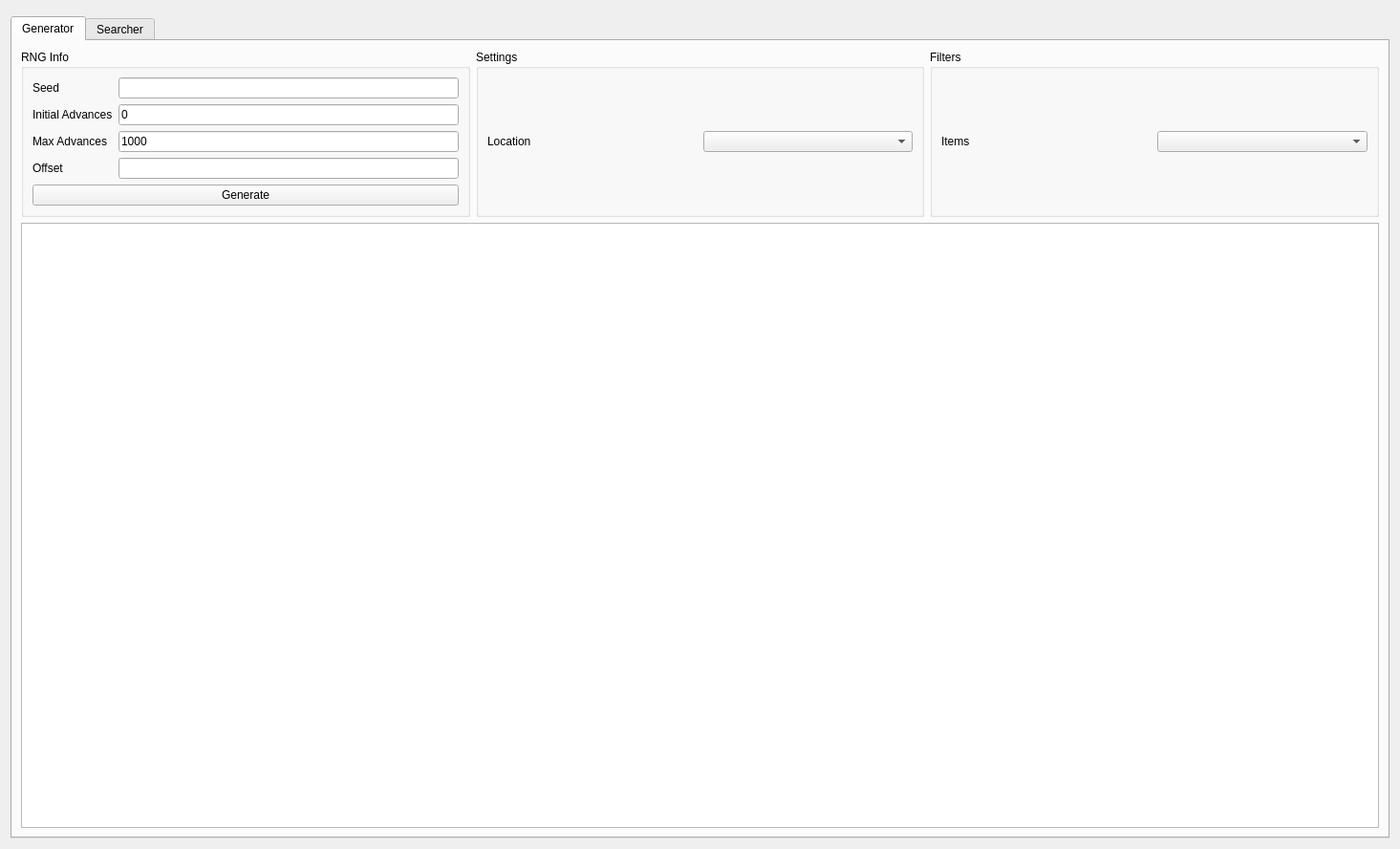
<?xml version="1.0" encoding="UTF-8"?>
<ui version="4.0">
 <class>Phenomenon</class>
 <widget class="QWidget" name="Phenomenon">
  <property name="geometry">
   <rect>
    <x>0</x>
    <y>0</y>
    <width>1465</width>
    <height>888</height>
   </rect>
  </property>
  <property name="windowTitle">
   <string>Phenomenon</string>
  </property>
  <layout class="QVBoxLayout" name="verticalLayout">
   <item>
    <widget class="ProfileDisplay5" name="profileDisplay" native="true"/>
   </item>
   <item>
    <widget class="TabWidget" name="tabRNGSelector">
     <widget class="QWidget" name="tabGenerator">
      <attribute name="title">
       <string>Generator</string>
      </attribute>
      <layout class="QGridLayout" name="gridLayout">
       <item row="0" column="0">
        <widget class="QGroupBox" name="groupBoxGeneratorRNGInfo">
         <property name="sizePolicy">
          <sizepolicy hsizetype="Preferred" vsizetype="Preferred">
           <horstretch>1</horstretch>
           <verstretch>0</verstretch>
          </sizepolicy>
         </property>
         <property name="title">
          <string>RNG Info</string>
         </property>
         <layout class="QGridLayout" name="gridLayout_8">
          <item row="0" column="0">
           <widget class="QLabel" name="labelGeneratorSeed">
            <property name="text">
             <string>Seed</string>
            </property>
           </widget>
          </item>
          <item row="0" column="1">
           <widget class="TextBox" name="textBoxGeneratorSeed"/>
          </item>
          <item row="1" column="0">
           <widget class="QLabel" name="labelGeneratorInitialAdvances">
            <property name="text">
             <string>Initial Advances</string>
            </property>
           </widget>
          </item>
          <item row="1" column="1">
           <widget class="TextBox" name="textBoxGeneratorInitialAdvances">
            <property name="text">
             <string notr="true">0</string>
            </property>
           </widget>
          </item>
          <item row="2" column="0">
           <widget class="QLabel" name="labelGeneratorMaxAdvances">
            <property name="text">
             <string>Max Advances</string>
            </property>
           </widget>
          </item>
          <item row="2" column="1">
           <widget class="TextBox" name="textBoxGeneratorMaxAdvances">
            <property name="text">
             <string notr="true">1000</string>
            </property>
           </widget>
          </item>
          <item row="3" column="0">
           <widget class="QLabel" name="labelGeneratorOffset">
            <property name="text">
             <string>Offset</string>
            </property>
           </widget>
          </item>
          <item row="3" column="1">
           <widget class="TextBox" name="textBoxGeneratorOffset"/>
          </item>
          <item row="4" column="0" colspan="2">
           <widget class="QPushButton" name="pushButtonGenerate">
            <property name="text">
             <string>Generate</string>
            </property>
           </widget>
          </item>
         </layout>
        </widget>
       </item>
       <item row="0" column="1">
        <widget class="QGroupBox" name="groupBoxGeneratorSettings">
         <property name="sizePolicy">
          <sizepolicy hsizetype="Preferred" vsizetype="Preferred">
           <horstretch>1</horstretch>
           <verstretch>0</verstretch>
          </sizepolicy>
         </property>
         <property name="title">
          <string>Settings</string>
         </property>
         <layout class="QGridLayout" name="gridLayout_6">
          <item row="0" column="0">
           <widget class="QLabel" name="labelGeneratorLocation">
            <property name="text">
             <string>Location</string>
            </property>
           </widget>
          </item>
          <item row="0" column="1">
           <widget class="ComboBoxProxy" name="comboBoxGeneratorLocation"/>
          </item>
         </layout>
        </widget>
       </item>
       <item row="0" column="2">
        <widget class="QGroupBox" name="groupBoxGeneratorFilter">
         <property name="sizePolicy">
          <sizepolicy hsizetype="Preferred" vsizetype="Preferred">
           <horstretch>1</horstretch>
           <verstretch>0</verstretch>
          </sizepolicy>
         </property>
         <property name="title">
          <string>Filters</string>
         </property>
         <layout class="QGridLayout" name="gridLayout_2">
          <item row="0" column="0">
           <widget class="QLabel" name="labelGeneratorItem">
            <property name="text">
             <string>Items</string>
            </property>
           </widget>
          </item>
          <item row="0" column="1">
           <widget class="CheckList" name="checkListGeneratorItem"/>
          </item>
         </layout>
        </widget>
       </item>
       <item row="1" column="0" colspan="3">
        <widget class="TableView" name="tableViewGenerator"/>
       </item>
      </layout>
     </widget>
     <widget class="QWidget" name="tabSlotSearcher">
      <attribute name="title">
       <string>Searcher</string>
      </attribute>
      <layout class="QGridLayout" name="gridLayout_20">
       <item row="0" column="0">
        <widget class="QGroupBox" name="groupBoxSearcherRNGInfo">
         <property name="sizePolicy">
          <sizepolicy hsizetype="Preferred" vsizetype="Preferred">
           <horstretch>1</horstretch>
           <verstretch>0</verstretch>
          </sizepolicy>
         </property>
         <property name="title">
          <string>RNG Info</string>
         </property>
         <layout class="QGridLayout" name="gridLayout_9">
          <item row="0" column="0">
           <widget class="QLabel" name="labelSearcherInitialAdvances">
            <property name="text">
             <string>Initial Advances</string>
            </property>
           </widget>
          </item>
          <item row="0" column="1">
           <widget class="TextBox" name="textBoxSearcherInitialAdvances">
            <property name="text">
             <string notr="true">0</string>
            </property>
           </widget>
          </item>
          <item row="1" column="0">
           <widget class="QLabel" name="labelSearcherMaxAdvances">
            <property name="text">
             <string>Max Advances</string>
            </property>
           </widget>
          </item>
          <item row="1" column="1">
           <widget class="TextBox" name="textBoxSearcherMaxAdvances">
            <property name="text">
             <string notr="true">100</string>
            </property>
           </widget>
          </item>
          <item row="2" column="0">
           <widget class="QLabel" name="labelSearcherStartDate">
            <property name="text">
             <string>Start Date</string>
            </property>
           </widget>
          </item>
          <item row="2" column="1">
           <widget class="DateEdit" name="dateEditSearcherStartDate"/>
          </item>
          <item row="3" column="0">
           <widget class="QLabel" name="labelSearcherEndDate">
            <property name="text">
             <string>End Date</string>
            </property>
           </widget>
          </item>
          <item row="3" column="1">
           <widget class="DateEdit" name="dateEditSearcherEndDate"/>
          </item>
          <item row="4" column="0" colspan="2">
           <layout class="QHBoxLayout" name="horizontalLayout">
            <item>
             <widget class="QPushButton" name="pushButtonSearch">
              <property name="text">
               <string>Search</string>
              </property>
             </widget>
            </item>
            <item>
             <widget class="QPushButton" name="pushButtonCancel">
              <property name="enabled">
               <bool>false</bool>
              </property>
              <property name="text">
               <string>Cancel</string>
              </property>
             </widget>
            </item>
           </layout>
          </item>
         </layout>
        </widget>
       </item>
       <item row="0" column="1" colspan="2">
        <widget class="QGroupBox" name="groupBoxSearcherSettings">
         <property name="sizePolicy">
          <sizepolicy hsizetype="Preferred" vsizetype="Preferred">
           <horstretch>1</horstretch>
           <verstretch>0</verstretch>
          </sizepolicy>
         </property>
         <property name="title">
          <string>Settings</string>
         </property>
         <layout class="QGridLayout" name="gridLayout_3">
          <item row="0" column="0">
           <widget class="QLabel" name="labelSearcherLocation">
            <property name="text">
             <string>Location</string>
            </property>
           </widget>
          </item>
          <item row="0" column="1">
           <widget class="ComboBoxProxy" name="comboBoxSearcherLocation"/>
          </item>
         </layout>
        </widget>
       </item>
       <item row="0" column="3">
        <widget class="QGroupBox" name="groupBoxSearcherFilter">
         <property name="sizePolicy">
          <sizepolicy hsizetype="Preferred" vsizetype="Preferred">
           <horstretch>1</horstretch>
           <verstretch>0</verstretch>
          </sizepolicy>
         </property>
         <property name="title">
          <string>Filters</string>
         </property>
         <layout class="QGridLayout" name="gridLayout_7">
          <item row="0" column="0">
           <widget class="QLabel" name="labelSearcherItem">
            <property name="text">
             <string>Items</string>
            </property>
           </widget>
          </item>
          <item row="0" column="1">
           <widget class="CheckList" name="checkListSearcherItem"/>
          </item>
         </layout>
        </widget>
       </item>
       <item row="1" column="0" colspan="4">
        <widget class="QProgressBar" name="progressBar"/>
       </item>
       <item row="2" column="0" colspan="4">
        <widget class="TableView" name="tableViewSearcher">
         <property name="sortingEnabled">
          <bool>true</bool>
         </property>
        </widget>
       </item>
      </layout>
     </widget>
    </widget>
   </item>
  </layout>
 </widget>
 <customwidgets>
  <customwidget>
   <class>TextBox</class>
   <extends>QLineEdit</extends>
   <header>Form/Controls/TextBox.hpp</header>
  </customwidget>
  <customwidget>
   <class>TableView</class>
   <extends>QTableView</extends>
   <header>Form/Controls/TableView.hpp</header>
  </customwidget>
  <customwidget>
   <class>DateEdit</class>
   <extends>QDateEdit</extends>
   <header>Form/Controls/DateEdit.hpp</header>
  </customwidget>
  <customwidget>
   <class>ComboBoxProxy</class>
   <extends>QComboBox</extends>
   <header>Form/Controls/ComboBoxProxy.hpp</header>
  </customwidget>
  <customwidget>
   <class>TabWidget</class>
   <extends>QTabWidget</extends>
   <header>Form/Controls/TabWidget.hpp</header>
   <container>1</container>
  </customwidget>
  <customwidget>
   <class>CheckList</class>
   <extends>QComboBox</extends>
   <header>Form/Controls/CheckList.hpp</header>
  </customwidget>
  <customwidget>
   <class>ProfileDisplay5</class>
   <extends>QWidget</extends>
   <header>Form/Gen5/Profile/ProfileDisplay5.hpp</header>
   <container>1</container>
  </customwidget>
 </customwidgets>
 <tabstops>
  <tabstop>tabRNGSelector</tabstop>
  <tabstop>textBoxGeneratorSeed</tabstop>
  <tabstop>textBoxGeneratorInitialAdvances</tabstop>
  <tabstop>textBoxGeneratorMaxAdvances</tabstop>
  <tabstop>textBoxGeneratorOffset</tabstop>
  <tabstop>pushButtonGenerate</tabstop>
  <tabstop>comboBoxGeneratorLocation</tabstop>
  <tabstop>tableViewGenerator</tabstop>
  <tabstop>textBoxSearcherInitialAdvances</tabstop>
  <tabstop>textBoxSearcherMaxAdvances</tabstop>
  <tabstop>dateEditSearcherStartDate</tabstop>
  <tabstop>dateEditSearcherEndDate</tabstop>
  <tabstop>pushButtonSearch</tabstop>
  <tabstop>pushButtonCancel</tabstop>
  <tabstop>comboBoxSearcherLocation</tabstop>
  <tabstop>tableViewSearcher</tabstop>
 </tabstops>
 <resources/>
 <connections/>
</ui>
